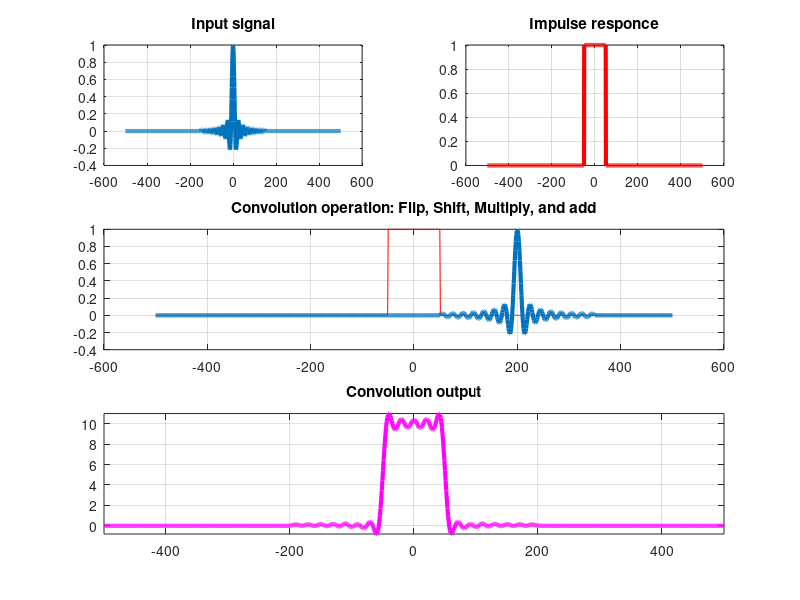

Reproduce this figure in MATLAB.
clc; clear all; close all;


t = -500:500; % Time range
X = zeros(1,length(t)); x1 = -150; x2 = 150; % Input signal and its range
H = zeros(1,length(t)); h1 = -50; h2 = 50; % Impulse responce and its range
Y = zeros(1,length(t)); xh1 = x1+h1; xh2 = x2+h2; % Convolution output
x = sin(pi*t/10)./(pi*t/10); x(t==0)=1; % Generate input signal
h = t./t; h(t==0)=1; % Generate impulse respose
% h = exp(-0. s002*t.^2); % Generate impulse respose
H(t>=h1&t<=h2) = h(t>=h1&t<=h2); % Fit the input signal within range
X(t>=x1&t<=x2) = x(t>=x1&t<=x2); % Fit the impulse response within range
% Plot original signal and impulse response
subplot(3,2,1); 
plot(t,X,'LineWidth',3); title('Input signal'); grid on;
subplot(3,2,2); 
plot(t,H,'r','LineWidth',3); title('Impulse responce'); grid on;
for n = xh1:xh2 % Convolution limits
    % Convolution steps
    f = fliplr(X);           % Step 1: Flip 
    Xm = circshift(f,[0,n]); % Step 2: Shift
    m = Xm.*H;               % Step 3: Multiply 
    Y(t==n) = sum(m);        % Step 4: add/integrate/sum
    
    % Convolution operation live
    subplot(3,2,[3 4]); 
    plot(t,H,'r',t,circshift(fliplr(X),[0,n]),'LineWidth',3); grid on;
    title('Convolution operation: Flip, Shift, Multiply, and add')
    
    % Result of convolution live
    subplot(3,2,[5 6]); 
    plot(t,Y,'m','LineWidth',3); axis tight; grid on;
    title('Convolution output')
    
    pause(0.01); % Pause for a while
end